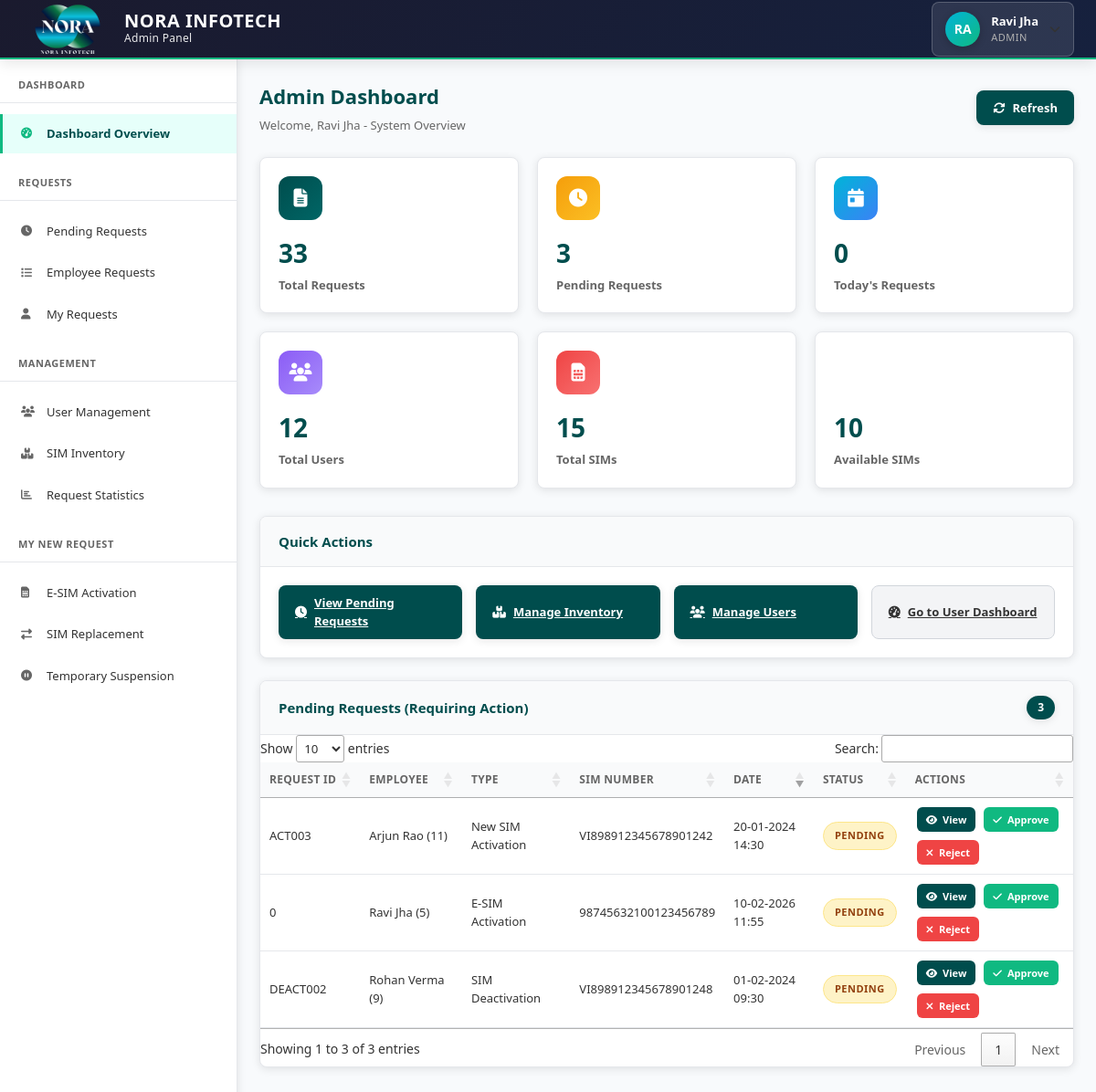
The app's page /admin_dashboard.php (signed in) with its own data.
### tables this page shows
CREATE TABLE `master_employee` (
  `ID` int(11) NOT NULL,
  `FULL_NAME` varchar(255) NOT NULL,
  `MOBILE_NO` varchar(15) DEFAULT NULL,
  `EMAIL_ID` varchar(255) DEFAULT NULL,
  `password` varchar(255) NOT NULL,
  `ADDRESS` text DEFAULT NULL,
  `DESGINATION` varchar(100) DEFAULT NULL,
  `LOCATION` varchar(100) DEFAULT NULL,
  `REG_AT` date DEFAULT NULL,
  `ROLE` enum('HR','HOD','admin','CEO','Employee') NOT NULL,
  `STATUS` varchar(20) DEFAULT 'active',
  `level_id` int(11) DEFAULT NULL
);

CREATE TABLE `activision_of_new_sim` (
  `REQUEST_ID` varchar(20) NOT NULL,
  `EMP_ID` int(11) DEFAULT NULL,
  `SIM_NO` varchar(20) DEFAULT NULL,
  `REMARKS` text DEFAULT NULL,
  `REJECT_REASON` text DEFAULT NULL,
  `ADMIN_NOTES` text DEFAULT NULL,
  `MOBILE_NO` varchar(15) DEFAULT NULL,
  `req_at` datetime DEFAULT current_timestamp(),
  `req_by` int(11) DEFAULT NULL,
  `act_at` datetime DEFAULT NULL,
  `act_by` int(11) DEFAULT NULL,
  `STATUS` enum('complete','pending','reject') DEFAULT 'pending',
  `level_id` int(11) DEFAULT NULL
);

CREATE TABLE `deactivision_of_sim` (
  `REQ_ID` varchar(20) NOT NULL,
  `EMP_ID` int(11) DEFAULT NULL,
  `ACT_BY` int(11) DEFAULT NULL,
  `ACT_AT` datetime DEFAULT NULL,
  `REQ_BY` int(11) DEFAULT NULL,
  `REQ_AT` datetime DEFAULT current_timestamp(),
  `SIM_NO` varchar(20) DEFAULT NULL,
  `REASON` text DEFAULT NULL,
  `STATUS` enum('complete','pending','reject') DEFAULT 'pending'
);

CREATE TABLE `activision_e_sim` (
  `REQ_ID` int(20) NOT NULL,
  `EMP_ID` int(11) DEFAULT NULL,
  `SIMM_NO` varchar(20) DEFAULT NULL,
  `REJECT_REASON` text DEFAULT NULL,
  `REMARKS` text DEFAULT NULL,
  `STATUS` enum('complete','pending','reject') DEFAULT 'pending',
  `REQ_AT` datetime DEFAULT current_timestamp(),
  `REQ_BY` int(11) DEFAULT NULL,
  `ACT_AT` datetime DEFAULT NULL,
  `ACT_BY` int(11) DEFAULT NULL
);

### admin_dashboard.php (the view, shortened to what the rows shown need)
<?php
require_once 'config.php';
require_once 'admin_functions.php';
$conn = getDbConnection();
$user_id = $_SESSION['user_id'];
$user_query = "SELECT * FROM master_employee WHERE ID = $user_id";
$user_result = mysqli_query($conn, $user_query);
$user_data = mysqli_fetch_assoc($user_result);
$view = $_GET['view'] ?? 'dashboard';
if ($view == 'dashboard') {
    $stats = getAdminStats();
    $request_stats = getRequestStatsByType();
}
?>
<!DOCTYPE html>
<html lang="en">
<head>
    <link rel="stylesheet" href="https://cdnjs.cloudflare.com/ajax/libs/font-awesome/6.4.0/css/all.min.css">
    <link rel="stylesheet" href="https://cdn.datatables.net/1.13.6/css/jquery.dataTables.min.css">
</head>
<body>
    <header class="header">
        <div class="user-menu" onclick="toggleDropdown()">
            <div class="avatar"><?= strtoupper(substr($user_data['FULL_NAME'], 0, 2)) ?></div>
            <div class="user-info">
                <div class="user-name"><?= htmlspecialchars($user_data['FULL_NAME']) ?></div>
                <div class="user-role"><?= strtoupper($_SESSION['role']) ?></div>
            </div>
            <i class="fas fa-chevron-down" style="font-size: 12px;"></i>
        </div>
    </header>
    <div class="main-container">
        <main class="content">
            <?php if($view == 'dashboard'): ?>
                <div class="page-header">
                    <div>
                        <h1 class="page-title">Admin Dashboard</h1>
                        <p class="page-subtitle">Welcome, <?= htmlspecialchars($user_data['FULL_NAME']) ?> - System Overview</p>
                    </div>
                    <div>
                        <button class="btn btn-primary" onclick="refreshStats()">
                            <i class="fas fa-sync-alt"></i> Refresh
                        </button>
                    </div>
                </div>
                <div class="stats-grid">
                    <div class="stat-card">
                        <div class="stat-icon total">
                            <i class="fas fa-file-alt"></i>
                        </div>
                        <div class="stat-value"><?= $stats['total_requests'] ?? 0 ?></div>
                        <div class="stat-label">Total Requests</div>
                    </div>
                    <div class="stat-card">
                        <div class="stat-icon pending">
                            <i class="fas fa-clock"></i>
                        </div>
                        <div class="stat-value"><?= $stats['pending_requests'] ?? 0 ?></div>
                        <div class="stat-label">Pending Requests</div>
                    </div>
                    <div class="stat-card">
                        <div class="stat-icon today">
                            <i class="fas fa-calendar-day"></i>
                        </div>
                        <div class="stat-value"><?= $stats['today_requests'] ?? 0 ?></div>
                        <div class="stat-label">Today's Requests</div>
                    </div>
                    <div class="stat-card">
                        <div class="stat-icon users">
                            <i class="fas fa-users"></i>
                        </div>
                        <div class="stat-value"><?= $stats['total_users'] ?? 0 ?></div>
                        <div class="stat-label">Total Users</div>
                    </div>
                    <div class="stat-card">
                        <div class="stat-icon sim">
                            <i class="fas fa-sim-card"></i>
                        </div>
                        <div class="stat-value"><?= $stats['total_sim'] ?? 0 ?></div>
                        <div class="stat-label">Total SIMs</div>
                    </div>
                    <div class="stat-card">
                        <div class="stat-icon available">
                            <i class="fas fa-check-circle"></i>
                        </div>
                        <div class="stat-value"><?= $stats['available_sim'] ?? 0 ?></div>
                        <div class="stat-label">Available SIMs</div>
                    </div>
                </div>
                <div class="card">
                    <div class="card-header">
                        <div class="card-title">Quick Actions</div>
                    </div>
                    <div class="card-body">
                        <div style="padding: 20px; display: grid; grid-template-columns: repeat(auto-fit, minmax(200px, 1fr)); gap: 15px;">
                            <a href="admin_dashboard.php?view=requests&section=pending" class="btn btn-primary">
                                <i class="fas fa-clock"></i> View Pending Requests
                            </a>
                            <a href="admin_dashboard.php?view=inventory" class="btn btn-primary">
                                <i class="fas fa-boxes"></i> Manage Inventory
                            </a>
                            <a href="admin_dashboard.php?view=users" class="btn btn-primary">
                                <i class="fas fa-users"></i> Manage Users
                            </a>
                            <a href="dashboard.php" class="btn btn-secondary">
                                <i class="fas fa-tachometer-alt"></i> Go to User Dashboard
                            </a>
                        </div>
                    </div>
                </div>
                <div class="card">
                    <div class="card-header">
                        <div class="card-title">Pending Requests (Requiring Action)</div>
                        <div class="card-count"><?= $stats['pending_requests'] ?? 0 ?></div>
                    </div>
                    <div class="card-body">
                        <div class="table-container">
                            <table id="pendingRequestsTable">
                                <thead>
                                    <tr>
                                        <th>Request ID</th>
                                        <th>Employee</th>
                                        <th>Type</th>
                                        <th>SIM Number</th>
                                        <th>Date</th>
                                        <th>Status</th>
                                        <th>Actions</th>
                                    </tr>
                                </thead>
                                <tbody>
                                    <?php
                                    $pending_requests = getPendingRequests();
                                    foreach($pending_requests as $req):
                                        $reqId = $req['REQ_ID'] ?? $req['REQUEST_ID'] ?? 'N/A';
                                        $empName = $req['FULL_NAME'] ?? $req['EMP_NAME'] ?? 'Unknown';
                                        $empId = $req['EMP_ID'] ?? 'N/A';
                                        $simNo = $req['SIM_NO'] ?? $req['SIMM_NO'] ?? 'N/A';
                                        $date = $req['REQ_DATE'] ?? 'N/A';
                                        $sourceTable = $req['source_table'] ?? '';
                                        $requestType = $req['request_type'] ?? 'Unknown';
                                    ?>
                                    <tr>
                                        <td><?= htmlspecialchars($reqId) ?></td>
                                        <td><?= htmlspecialchars($empName) ?> (<?= $empId ?>)</td>
                                        <td><?= htmlspecialchars($requestType) ?></td>
                                        <td><?= htmlspecialchars($simNo) ?></td>
                                        <td><?= htmlspecialchars($date) ?></td>
                                        <td><span class="status status-pending">Pending</span></td>
                                        <td>
                                            <div style="display: flex; gap: 5px; flex-wrap: wrap;">
                                                <button class="action-btn btn-view btn-small" onclick="viewRequest('<?= $sourceTable ?>', '<?= $reqId ?>')">
                                                    <i class="fas fa-eye"></i> View
                                                </button>
                                                <?php if(in_array($_SESSION['role'], ['admin', 'HR', 'HOD', 'Head HR', 'CEO'])): ?>
                                                <button class="action-btn btn-approve btn-small" onclick="showActionModal('<?= $sourceTable ?>', '<?= $reqId ?>', '<?= $sourceTable ?>', <?= $empId ?>)">
                                                    <i class="fas fa-check"></i> Approve
                                                </button>
                                                <button class="action-btn btn-reject btn-small" onclick="showRejectModal('<?= $sourceTable ?>', '<?= $reqId ?>')">
                                                    <i class="fas fa-times"></i> Reject
                                                </button>
                                                <?php endif; ?>
                                            </div>
                                        </td>
                                    </tr>
                                    <?php endforeach; ?>
                                </tbody>
                            </table>
                        </div>
                    </div>
                </div>
            <?php endif; ?>
        </main>
    </div>
</body>
</html>

### records on screen
master_employee: FULL_NAME "RA", FULL_NAME "Ravi Jha"
activision_of_new_sim: REQUEST_ID "ACT003", EMP_ID.FULL_NAME "Arjun Rao", EMP_ID "11", requestType "New SIM Activation", SIM_NO "VI898912345678901242", date "20-01-2024 14:30"
deactivision_of_sim: REQ_ID "DEACT002", EMP_ID.FULL_NAME "Rohan Verma", EMP_ID "9", requestType "SIM Deactivation", SIM_NO "VI898912345678901248", date "01-02-2024 09:30"
activision_e_sim: REQ_ID "0", EMP_ID.FULL_NAME "Ravi Jha", EMP_ID "5", requestType "E-SIM Activation", SIMM_NO "98745632100123456789", date "10-02-2026 11:55"

### other values on screen
$_SESSION['role'] "ADMIN"
$stats['total_requests'] "33"
$stats['pending_requests'] "3"
$stats['today_requests'] "0"
$stats['total_users'] "12"
$stats['total_sim'] "15"
$stats['available_sim'] "10"
